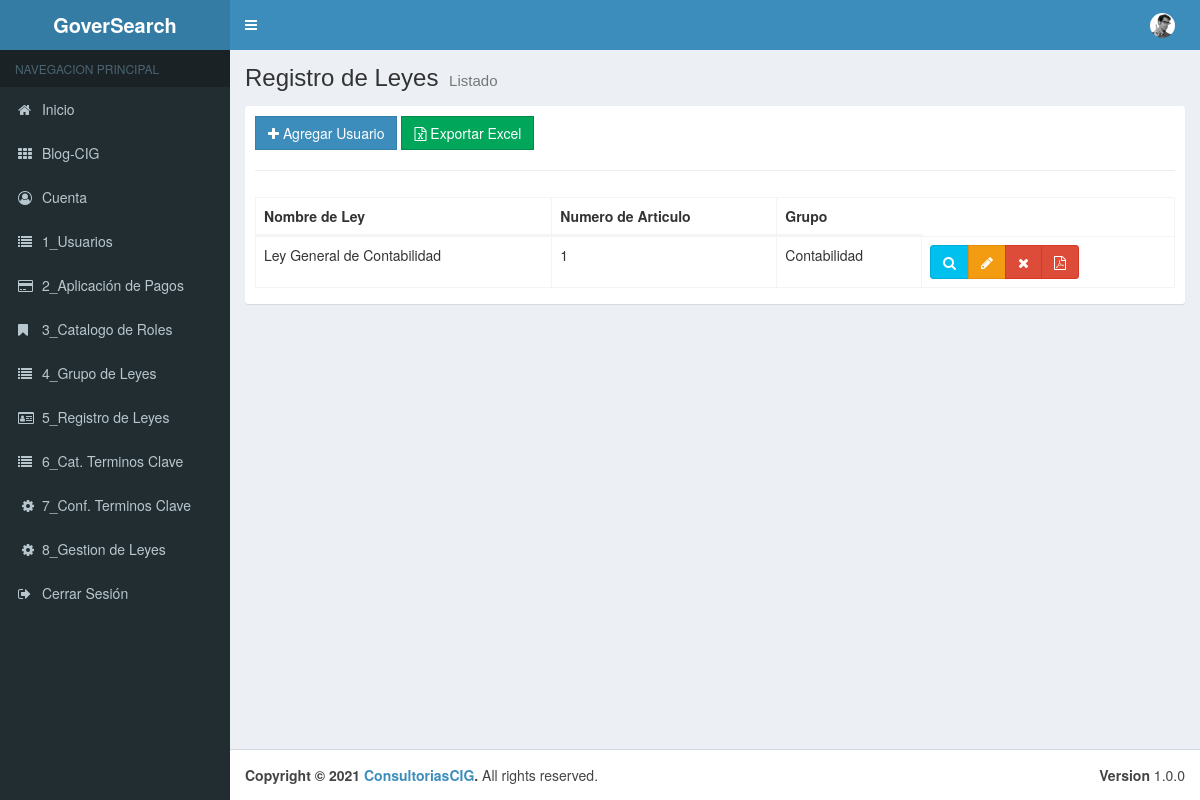
Before: /00_Menu/cReg_Leyes with the older database file.
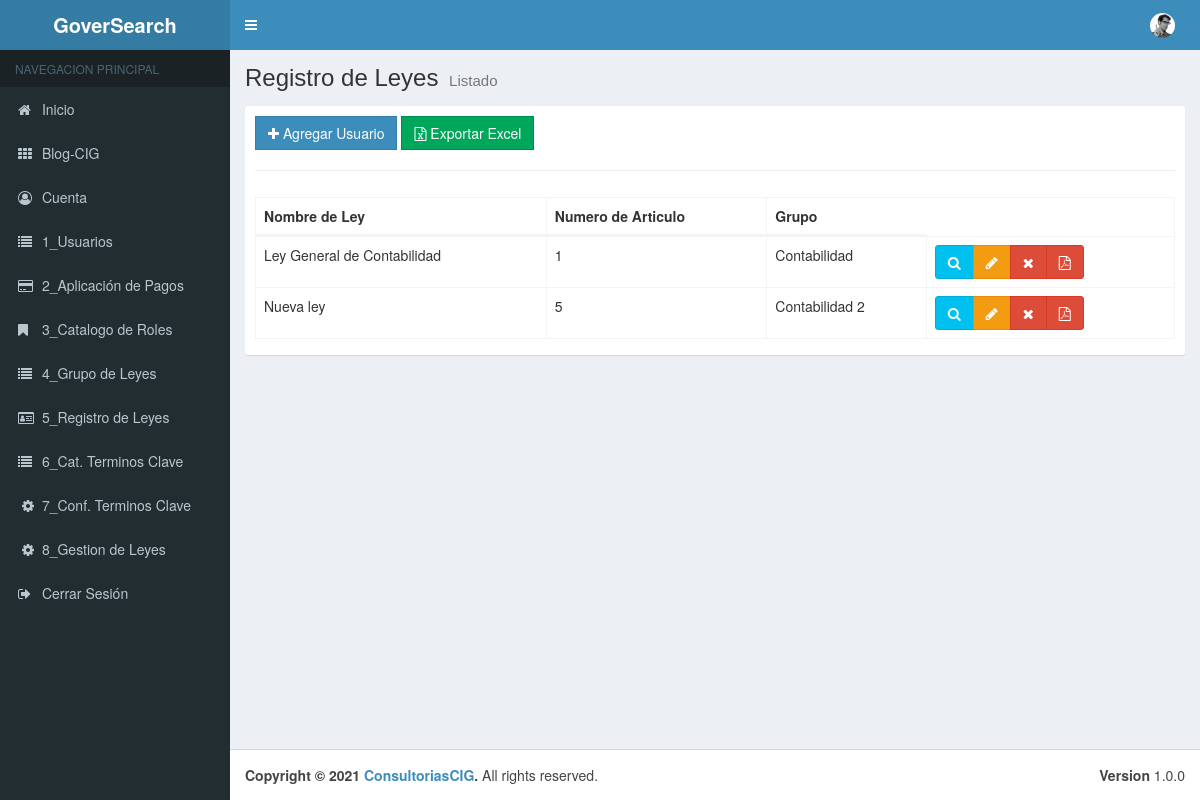
After: the same page with the newer database file.
### tables this page shows
CREATE TABLE `tbl_leyes` (
  `pk_Datos_Ley` int(11) NOT NULL,
  `Nombre_de_Ley` varchar(50) NOT NULL,
  `Numero_de_Articulo` int(11) NOT NULL,
  `Detalle_Art` varchar(50) NOT NULL,
  `Grupo_pk` int(11) NOT NULL,
  `Estado` bit(1) NOT NULL
);

CREATE TABLE `tbl_gpo_leyes` (
  `pk_Gpo_Ley` int(11) NOT NULL,
  `Nombre_de_Grupo` varchar(50) NOT NULL,
  `Estado` bit(1) NOT NULL
);

### application/controllers/00_Menu/cReg_Leyes.php (called while the page is built, shortened)
<?php
class cReg_Leyes extends CI_Controller {
	public function __construct(){
		$this->load->model("Reg_Leyes_Model");
		$this->load->model("Grupo_Leyes_Model");
	}
	public function index()
	{
		$data = array(
			'regleyes' =>$this->Reg_Leyes_Model->getRegLey(),
	   );
		$this->load->view("layouts/header");
		$this->load->view("layouts/aside");
		$this->load->view("admin/01_Menu/vReg_Leyes/list", $data);
		$this->load->view("layouts/footer");
	}
}

### index.php (called while the page is built, shortened)
<?php
require_once BASEPATH.'core/CodeIgniter.php';

### application/models/Reg_Leyes_Model.php (called while the page is built, shortened)
<?php
class Reg_Leyes_Model extends CI_Model {
    public function getRegLey(){
        $this->db->select("l.* ,g.Nombre_de_Grupo as grupos");
        $this->db->from("tbl_leyes l");
        $this->db->join("tbl_gpo_leyes g","l.Grupo_pk = g.pk_Gpo_Ley");
        $this->db->where("l.Estado","1");
        $resultados = $this->db->get();
        return $resultados->result();
    }
}

### application/views/admin/01_Menu/vReg_Leyes/list.php (the view)
<div class="content-wrapper">
    <section class="content-header">
        <h1>
        Registro de Leyes
        <small>Listado</small>
        </h1>
    </section>
    <section class="content">
        <div class="box box-solid">
            <div class="box-body">
                <div class="row">
                        <div class="col-md-12">
                            <a href="<?php echo base_url();?>00_Menu/cReg_Leyes/add" class="btn btn-primary btn-flat"><span class="fa fa-plus"></span> Agregar Usuario</a>
                            <a href="<?php echo base_url();?>00_Menu/cReg_Leyes/add" class="btn btn-success btn-flat"><span class="fa fa-file-excel-o"></span> Exportar Excel</a>
                        </div>
                    </div>
                <hr>
                    <div class="row">
                        <div class="col-md-12">
                            <table id="example1" class="table table-bordered table-hover">
                                <thead>
                                <tr>
                                    <th>Nombre de Ley</th>
                                    <th>Numero de Articulo</th>
                                    <th>Grupo</th>
                                    </tr>
                                </thead>
                                <tbody>
                                    <?php if(!empty($regleyes)):?>
                                        <?php foreach($regleyes as $regley):?>
                                            <tr>
                                                <td><?php echo $regley->Nombre_de_Ley;?></td>
                                                <td><?php echo $regley->Numero_de_Articulo;?></td>
                                                <td><?php echo $regley->grupos;?></td>
                                                <td>
                                                    <div class="btn-group">
                                                        <button type="button" class="btn btn-info btn-view" data-toggle="modal" data-target="#modal-default" value="<?php echo $regley->pk_Datos_Ley;?>">
                                                            <span class="fa fa-search"></span>
                                                        </button>
                                                        <a href="<?php echo base_url()?>00_cRoles/Roles/edit/<?php echo $regley->pk_Datos_Ley;?>" class="btn btn-warning"><span class="fa fa-pencil"></span></a>
                                                        <a href="<?php echo base_url();?>00_cRoles/Roles/delete/<?php echo $regley->pk_Datos_Ley;?>" class="btn btn-danger btn-remove"><span class="fa fa-remove"></span></a>
                                                        <a href="<?php echo base_url()?>00_cRoles/Roles/edit/<?php echo $regley->pk_Datos_Ley;?>" class="btn btn-danger"><span class="fa fa-file-pdf-o"></span></a>
                                                    </div>
                                                </td>
                                            </tr>
                                        <?php endforeach;?>
                                    <?php endif;?>
                                </tbody>
                            </table>
                        </div>
                    </div>
            </div>
        </div>
    </section>
</div>

Changed rows visible on the page:
added tbl_leyes: Nombre_de_Ley "Nueva ley", Numero_de_Articulo "5", Grupo_pk.Nombre_de_Grupo "Contabilidad 2", $regley->pk_Datos_Ley 2 (drawn)
